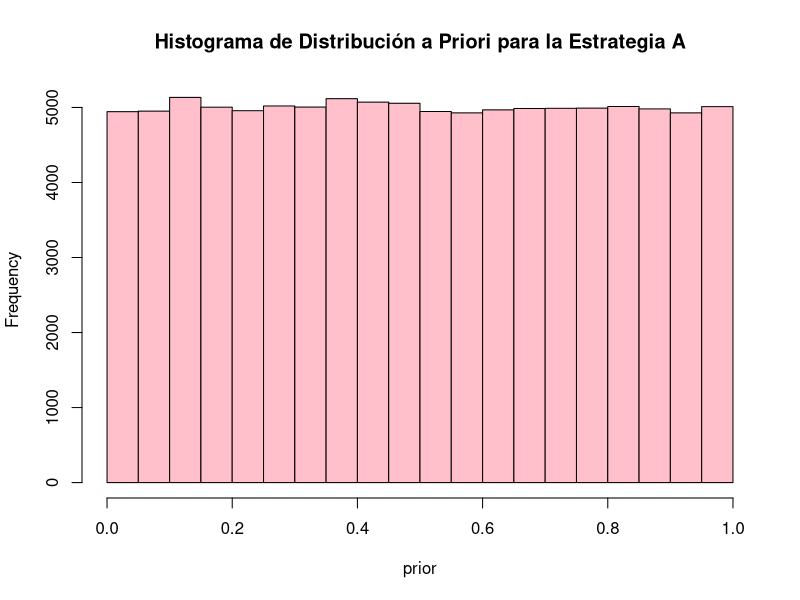
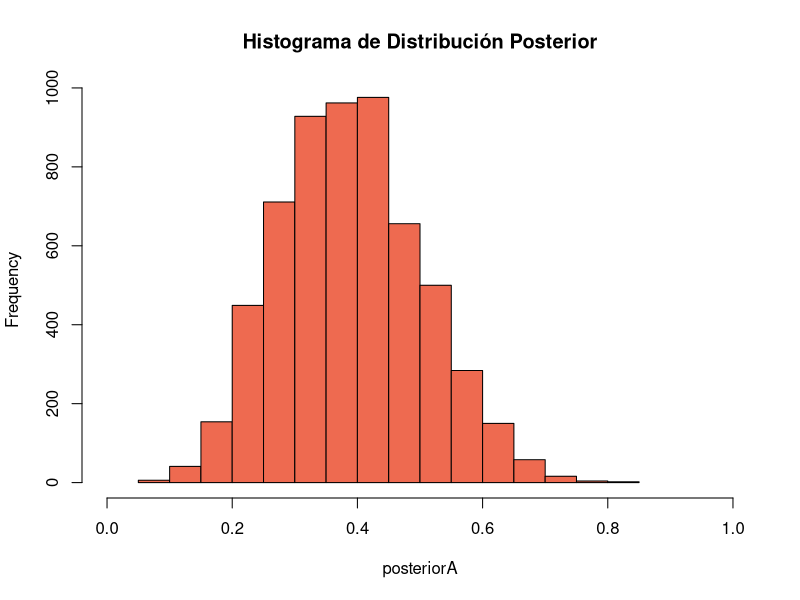

Here is the R script that generated these plots, in order:
## ---- chunk 1
set.seed(123)
# Número de selecciones aleatorias por información a priori
n_draw <- 100000
#Realizando n selecciones de la información a priori.
prior <- runif(n_draw,0,1)
#Visualización del resultado.
hist(prior,
     col = "pink",
     main = "Histograma de Distribución a Priori para la Estrategia A")
## ---- chunk 2
# Definiendo el modelo generativo.
generative_model <- function(rate) {
  subscribers <- rbinom(1, size = 16, prob = rate)
  subscribers
}

# Generando datos utilizando el modelo generativo y la información a priori
subscribers <- rep(NA, n_draw)
for(i in 1:n_draw) {
  subscribers[i] <- generative_model(prior[i])
}
## ---- chunk 3
# Eliminanto todas las cantidades seleccionadas que no sean igual a 6.
posteriorA <- prior[subscribers == 6] 

#Generando el histograma de la distribución posterior.
hist(posteriorA,
     col = "coral2",
     main = "Histograma de Distribución Posterior",
     xlim = c(0,1)) 
length(posteriorA) 
summary(posteriorA)
## ---- chunk 4
sum(posteriorA > 0.2)/length(posteriorA)
